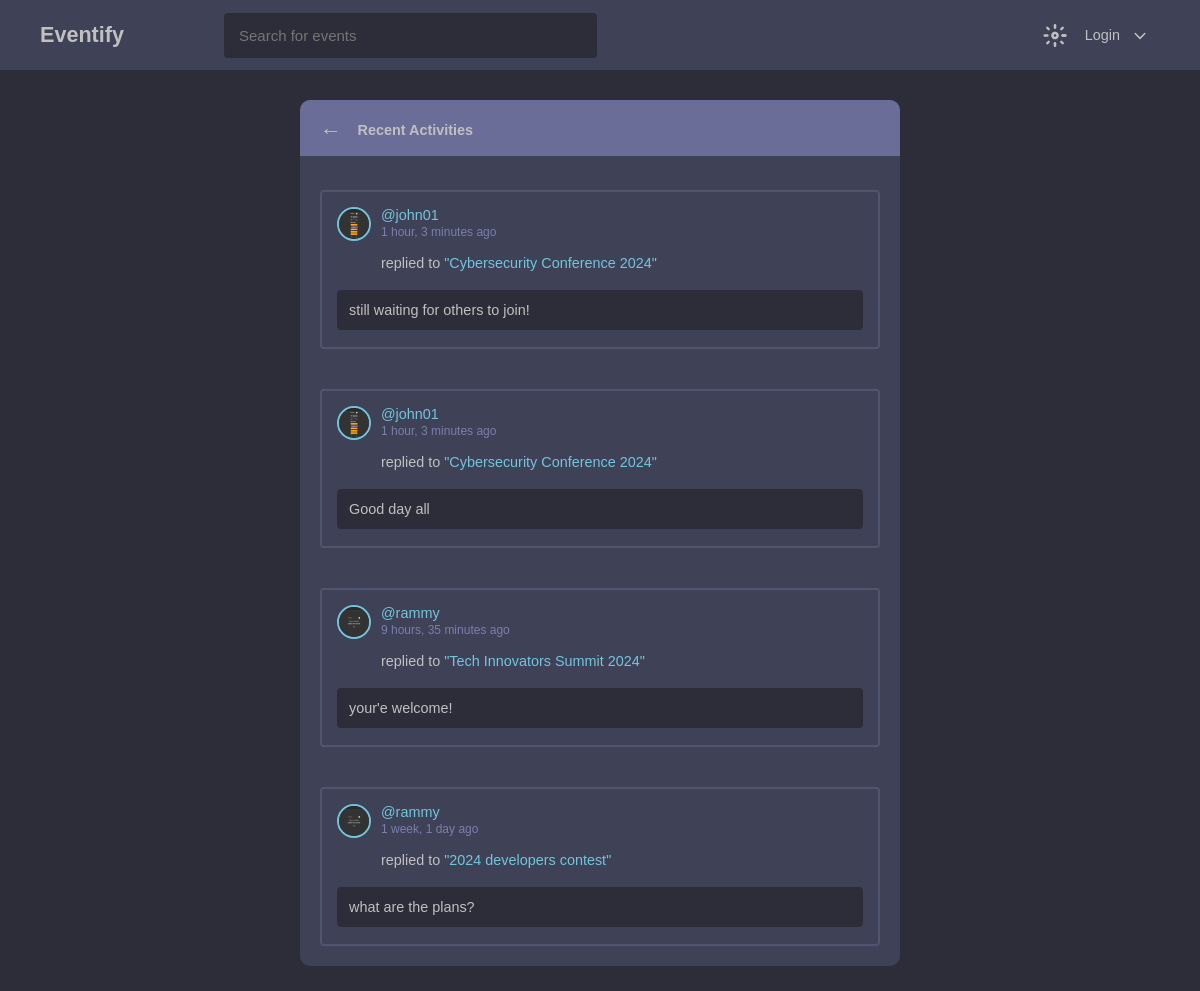
The page /activities/ on the database its author committed.
### event/models.py (models this page shows, shortened)
class Message(models.Model):
    user = models.ForeignKey(User, on_delete=models.CASCADE)
    event = models.ForeignKey(Event, on_delete=models.CASCADE)
    body = models.TextField(null=True, blank=True)
    created = models.DateTimeField(auto_now_add=True)
    updated = models.DateTimeField(auto_now=True)
    class Meta:
        ordering = ['-created']

class User(AbstractUser):
    username = models.CharField(max_length=200, unique=True)
    full_name = models.CharField(max_length=200)
    email = models.EmailField(unique=True)
    bio = models.TextField(null=True, blank=True)
    image = models.FileField(null=True, default="empty_logo.png")
    followers = models.ManyToManyField('self', symmetrical=False, blank=True)
    following = models.ManyToManyField('self', related_name='user_following', symmetrical=False, blank=True)
    USERNAME_FIELD = 'email'
    REQUIRED_FIELDS = []
    def __str__(self):
        return self.username or self.full_name.split()[0]
    def get_absolute_url(self):
        return reverse('profile', kwargs={'username': self.username, 'id': self.id})

class Event(models.Model):
    user = models.ForeignKey(User, on_delete=models.CASCADE)
    topic = models.ForeignKey(Topic, on_delete=models.CASCADE)
    name = models.CharField(max_length=200)
    description = models.TextField(blank=True, null=True)
    members = models.ManyToManyField(User, related_name='members', blank=True)
    created = models.DateTimeField(auto_now_add=True)
    updated = models.DateTimeField(auto_now=True)
    class Meta:
        ordering = ['-updated', '-created']
    def __str__(self):
        return self.name

### event/views.py (the view)
# urls.py: path('activities/', activities, name='activities'),
def activities(request, *args, **kwargs):
    msg_qs = Message.objects.all()[:7]
    return render(request, 'event/activities.html', {'msgs': msg_qs})

### event/templates/event/activities.html
{% extends "base.html" %}
{% block content %}
    <main class="grid__container">
      <div class="container flex__grid">
        <section class="event__chat__container">
          <div class="hosts">
            <h3>
              <a href="{{request.META.HTTP_REFERER}}" class="space arrow"
                ><span> &LeftArrow;</span>
              </a>
              Recent Activities
            </h3>
            <div class="host__content del">
                  {% include "event/activities_component.html" %}
          </div>
        </section>
      </div>
    </main>
    {% endblock %}

### event/templates/event/activities_component.html (shortened to what this page needs)
{% for msg in msgs %}
<div class="content__container">
  <div class="flex justify__start align__up host__content">
    <img
      class="sm"
      src="http://127.0.0.1:8000/media/{{msg.user.image}}"
      alt=""
    />
    <span>
      <a href="{{msg.user.get_absolute_url}}" class="p__link"> @{{msg.user}} </a><br />
      <small class="light__color"
        >{{msg.created | timesince }} ago</small
      >
      <p>
        replied to
        <a href="{% url 'event-detail' msg.event.id %}" class="p__link">
          "{{msg.event}}"</a
        >
      </p>
    </span>
  </div>
  <div class="detail">{{msg.body | truncatechars:50}}</div>
</div>
{% endfor %}

### static/css/style.css (style rules this page uses)
body.dark-mode { --primary-color: #2d2d39; --secondary-color: #3f4156; --button-color: #71c6dd; --text-color: #c0c0c0; --border-color: #51546e; --btn-text: #333; --other-color: #50c878; }
body { background-color: var(--primary-color); font-family: Arial, Helvetica, sans-serif; padding: 0; margin: 0; box-sizing: border-box; color: var(--text-color); }
html { scroll-behavior: smooth; font-size: 90%; }
h1, h2, h3 { margin: 0; }
a { text-decoration: none; color: var(--text-color); }
a:hover, .p__link { color: var(--button-color); }
p { line-height: 1.4em; color: var(--text-color); }
img, .sm { height: 30px; width: 30px; background-size: cover; border-radius: 50%; border: 2px solid var(--button-color); }
.arrow { font-size: 1.5em; }
.container { max-width: 1200px; margin: auto; padding: 0px 40px; }
.flex { display: flex; justify-content: space-between; align-items: center; }
.flex.align__up { align-items: start; }
.justify__start { justify-content: start; gap: 10px; }
.light__color, .inner__list a:hover { color: #7b7fac; }
.grid__container .flex__grid { max-width: 50%; }
.flex__grid section .hosts { min-height: 50vh; }
.space { margin-right: 10px; }
.hosts { background-color: var(--secondary-color); padding: 20px; border-radius: 10px; margin-bottom: 25px; position: relative; min-width: 280px; }
.hosts h3:first-child { background-color: #696d97; position: absolute; left: 0; right: 0; top: 0; padding: 15px 20px; font-size: 1em; border-radius: 10px 10px 0px 0px; }
.host__content { margin-top: 40px; font-size: 1em; }
.host__content.del { margin-top: 70px; }
.content__container { margin-top: 40px; border: 2px solid var(--border-color); padding: 15px; border-radius: 4px; }
.content__container .host__content { margin-top: 0; }
.hosts .detail { background-color: var(--primary-color); padding: 12px; border-radius: 4px; margin: 2px 0px; }

### rows shown on the page
Message: user.image (picture), user "john01", created "1 hour, 3 minutes", event "Cybersecurity Conference 2024", body "still waiting for others to join!"
Message: user.image (picture), user "john01", created "1 hour, 3 minutes", event "Cybersecurity Conference 2024", body "Good day all"
Message: user.image (picture), user "rammy", created "9 hours, 35 minutes", event "Tech Innovators Summit 2024", body "your'e welcome!"
Message: user.image (picture), user "rammy", created "1 week, 1 day", event "2024 developers contest", body "what are the plans?"
